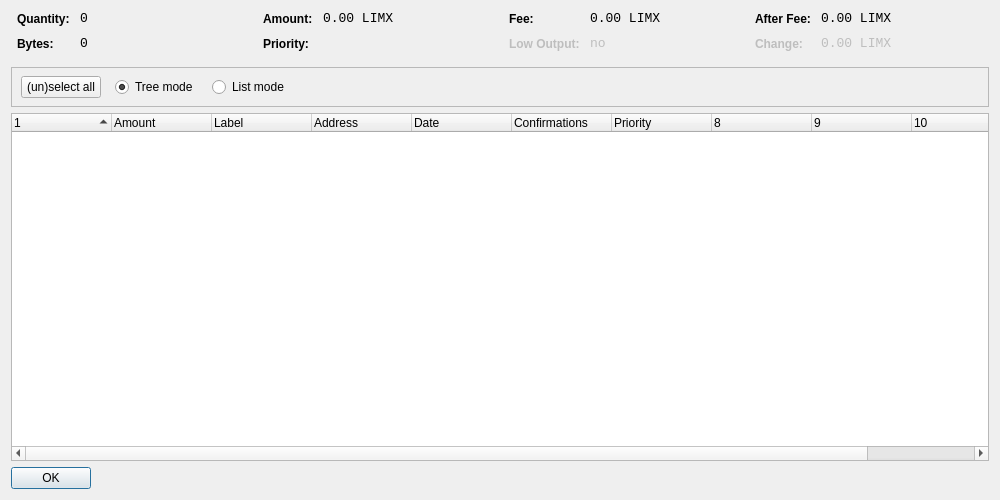
<?xml version="1.0" encoding="UTF-8"?>
<ui version="4.0">
 <class>CoinControlDialog</class>
 <widget class="QDialog" name="CoinControlDialog">
  <property name="geometry">
   <rect>
    <x>0</x>
    <y>0</y>
    <width>1000</width>
    <height>500</height>
   </rect>
  </property>
  <property name="windowTitle">
   <string>Coin Control</string>
  </property>
  <layout class="QVBoxLayout" name="verticalLayout">
   <item>
    <layout class="QHBoxLayout" name="horizontalLayoutTop" stretch="0,0,0,0">
     <property name="topMargin">
      <number>0</number>
     </property>
     <property name="bottomMargin">
      <number>10</number>
     </property>
     <item>
      <layout class="QFormLayout" name="formLayoutCoinControl1">
       <property name="horizontalSpacing">
        <number>10</number>
       </property>
       <property name="verticalSpacing">
        <number>10</number>
       </property>
       <property name="leftMargin">
        <number>6</number>
       </property>
       <property name="rightMargin">
        <number>6</number>
       </property>
       <item row="0" column="0">
        <widget class="QLabel" name="labelCoinControlQuantityText">
         <property name="styleSheet">
          <string notr="true">font-weight:bold;</string>
         </property>
         <property name="text">
          <string>Quantity:</string>
         </property>
        </widget>
       </item>
       <item row="0" column="1">
        <widget class="QLabel" name="labelCoinControlQuantity">
         <property name="font">
          <font>
           <family>Monospace</family>
           <pointsize>10</pointsize>
          </font>
         </property>
         <property name="cursor">
          <cursorShape>IBeamCursor</cursorShape>
         </property>
         <property name="contextMenuPolicy">
          <enum>Qt::ActionsContextMenu</enum>
         </property>
         <property name="text">
          <string notr="true">0</string>
         </property>
         <property name="textInteractionFlags">
          <set>Qt::LinksAccessibleByMouse|Qt::TextSelectableByKeyboard|Qt::TextSelectableByMouse</set>
         </property>
        </widget>
       </item>
       <item row="1" column="0">
        <widget class="QLabel" name="labelCoinControlBytesText">
         <property name="styleSheet">
          <string notr="true">font-weight:bold;</string>
         </property>
         <property name="text">
          <string>Bytes:</string>
         </property>
        </widget>
       </item>
       <item row="1" column="1">
        <widget class="QLabel" name="labelCoinControlBytes">
         <property name="font">
          <font>
           <family>Monospace</family>
           <pointsize>10</pointsize>
          </font>
         </property>
         <property name="cursor">
          <cursorShape>IBeamCursor</cursorShape>
         </property>
         <property name="contextMenuPolicy">
          <enum>Qt::ActionsContextMenu</enum>
         </property>
         <property name="text">
          <string notr="true">0</string>
         </property>
         <property name="textInteractionFlags">
          <set>Qt::LinksAccessibleByMouse|Qt::TextSelectableByKeyboard|Qt::TextSelectableByMouse</set>
         </property>
        </widget>
       </item>
      </layout>
     </item>
     <item>
      <layout class="QFormLayout" name="formLayoutCoinControl2">
       <property name="horizontalSpacing">
        <number>10</number>
       </property>
       <property name="verticalSpacing">
        <number>10</number>
       </property>
       <property name="leftMargin">
        <number>6</number>
       </property>
       <property name="rightMargin">
        <number>6</number>
       </property>
       <item row="0" column="0">
        <widget class="QLabel" name="labelCoinControlAmountText">
         <property name="styleSheet">
          <string notr="true">font-weight:bold;</string>
         </property>
         <property name="text">
          <string>Amount:</string>
         </property>
        </widget>
       </item>
       <item row="0" column="1">
        <widget class="QLabel" name="labelCoinControlAmount">
         <property name="font">
          <font>
           <family>Monospace</family>
           <pointsize>10</pointsize>
          </font>
         </property>
         <property name="cursor">
          <cursorShape>IBeamCursor</cursorShape>
         </property>
         <property name="contextMenuPolicy">
          <enum>Qt::ActionsContextMenu</enum>
         </property>
         <property name="text">
          <string notr="true">0.00 LIMX</string>
         </property>
         <property name="textInteractionFlags">
          <set>Qt::LinksAccessibleByMouse|Qt::TextSelectableByKeyboard|Qt::TextSelectableByMouse</set>
         </property>
        </widget>
       </item>
       <item row="1" column="0">
        <widget class="QLabel" name="labelCoinControlPriorityText">
         <property name="styleSheet">
          <string notr="true">font-weight:bold;</string>
         </property>
         <property name="text">
          <string>Priority:</string>
         </property>
        </widget>
       </item>
       <item row="1" column="1">
        <widget class="QLabel" name="labelCoinControlPriority">
         <property name="font">
          <font>
           <family>Monospace</family>
           <pointsize>10</pointsize>
          </font>
         </property>
         <property name="cursor">
          <cursorShape>IBeamCursor</cursorShape>
         </property>
         <property name="contextMenuPolicy">
          <enum>Qt::ActionsContextMenu</enum>
         </property>
         <property name="text">
          <string/>
         </property>
         <property name="textInteractionFlags">
          <set>Qt::LinksAccessibleByMouse|Qt::TextSelectableByKeyboard|Qt::TextSelectableByMouse</set>
         </property>
        </widget>
       </item>
      </layout>
     </item>
     <item>
      <layout class="QFormLayout" name="formLayoutCoinControl3">
       <property name="horizontalSpacing">
        <number>10</number>
       </property>
       <property name="verticalSpacing">
        <number>10</number>
       </property>
       <property name="leftMargin">
        <number>6</number>
       </property>
       <property name="rightMargin">
        <number>6</number>
       </property>
       <item row="0" column="0">
        <widget class="QLabel" name="labelCoinControlFeeText">
         <property name="styleSheet">
          <string notr="true">font-weight:bold;</string>
         </property>
         <property name="text">
          <string>Fee:</string>
         </property>
        </widget>
       </item>
       <item row="0" column="1">
        <widget class="QLabel" name="labelCoinControlFee">
         <property name="font">
          <font>
           <family>Monospace</family>
           <pointsize>10</pointsize>
          </font>
         </property>
         <property name="cursor">
          <cursorShape>IBeamCursor</cursorShape>
         </property>
         <property name="contextMenuPolicy">
          <enum>Qt::ActionsContextMenu</enum>
         </property>
         <property name="text">
          <string notr="true">0.00 LIMX</string>
         </property>
         <property name="textInteractionFlags">
          <set>Qt::LinksAccessibleByMouse|Qt::TextSelectableByKeyboard|Qt::TextSelectableByMouse</set>
         </property>
        </widget>
       </item>
       <item row="1" column="0">
        <widget class="QLabel" name="labelCoinControlLowOutputText">
         <property name="enabled">
          <bool>false</bool>
         </property>
         <property name="styleSheet">
          <string notr="true">font-weight:bold;</string>
         </property>
         <property name="text">
          <string>Low Output:</string>
         </property>
        </widget>
       </item>
       <item row="1" column="1">
        <widget class="QLabel" name="labelCoinControlLowOutput">
         <property name="enabled">
          <bool>false</bool>
         </property>
         <property name="font">
          <font>
           <family>Monospace</family>
           <pointsize>10</pointsize>
          </font>
         </property>
         <property name="cursor">
          <cursorShape>IBeamCursor</cursorShape>
         </property>
         <property name="contextMenuPolicy">
          <enum>Qt::ActionsContextMenu</enum>
         </property>
         <property name="text">
          <string notr="true">no</string>
         </property>
         <property name="textInteractionFlags">
          <set>Qt::LinksAccessibleByMouse|Qt::TextSelectableByKeyboard|Qt::TextSelectableByMouse</set>
         </property>
        </widget>
       </item>
      </layout>
     </item>
     <item>
      <layout class="QFormLayout" name="formLayoutCoinControl4">
       <property name="horizontalSpacing">
        <number>10</number>
       </property>
       <property name="verticalSpacing">
        <number>10</number>
       </property>
       <property name="leftMargin">
        <number>6</number>
       </property>
       <property name="rightMargin">
        <number>6</number>
       </property>
       <item row="0" column="0">
        <widget class="QLabel" name="labelCoinControlAfterFeeText">
         <property name="styleSheet">
          <string notr="true">font-weight:bold;</string>
         </property>
         <property name="text">
          <string>After Fee:</string>
         </property>
        </widget>
       </item>
       <item row="0" column="1">
        <widget class="QLabel" name="labelCoinControlAfterFee">
         <property name="font">
          <font>
           <family>Monospace</family>
           <pointsize>10</pointsize>
          </font>
         </property>
         <property name="cursor">
          <cursorShape>IBeamCursor</cursorShape>
         </property>
         <property name="contextMenuPolicy">
          <enum>Qt::ActionsContextMenu</enum>
         </property>
         <property name="text">
          <string notr="true">0.00 LIMX</string>
         </property>
         <property name="textInteractionFlags">
          <set>Qt::LinksAccessibleByMouse|Qt::TextSelectableByKeyboard|Qt::TextSelectableByMouse</set>
         </property>
        </widget>
       </item>
       <item row="1" column="0">
        <widget class="QLabel" name="labelCoinControlChangeText">
         <property name="enabled">
          <bool>false</bool>
         </property>
         <property name="styleSheet">
          <string notr="true">font-weight:bold;</string>
         </property>
         <property name="text">
          <string>Change:</string>
         </property>
        </widget>
       </item>
       <item row="1" column="1">
        <widget class="QLabel" name="labelCoinControlChange">
         <property name="enabled">
          <bool>false</bool>
         </property>
         <property name="font">
          <font>
           <family>Monospace</family>
           <pointsize>10</pointsize>
          </font>
         </property>
         <property name="cursor">
          <cursorShape>IBeamCursor</cursorShape>
         </property>
         <property name="contextMenuPolicy">
          <enum>Qt::ActionsContextMenu</enum>
         </property>
         <property name="text">
          <string notr="true">0.00 LIMX</string>
         </property>
         <property name="textInteractionFlags">
          <set>Qt::LinksAccessibleByMouse|Qt::TextSelectableByKeyboard|Qt::TextSelectableByMouse</set>
         </property>
        </widget>
       </item>
      </layout>
     </item>
    </layout>
   </item>
   <item>
    <widget class="QFrame" name="frame">
     <property name="minimumSize">
      <size>
       <width>0</width>
       <height>40</height>
      </size>
     </property>
     <property name="frameShape">
      <enum>QFrame::StyledPanel</enum>
     </property>
     <property name="frameShadow">
      <enum>QFrame::Sunken</enum>
     </property>
     <widget class="QWidget" name="horizontalLayoutWidget">
      <property name="geometry">
       <rect>
        <x>10</x>
        <y>0</y>
        <width>781</width>
        <height>41</height>
       </rect>
      </property>
      <layout class="QHBoxLayout" name="horizontalLayoutPanel" stretch="0,0,0,0,0">
       <property name="spacing">
        <number>14</number>
       </property>
       <item>
        <widget class="QPushButton" name="pushButtonSelectAll">
         <property name="sizePolicy">
          <sizepolicy hsizetype="Maximum" vsizetype="Fixed">
           <horstretch>0</horstretch>
           <verstretch>0</verstretch>
          </sizepolicy>
         </property>
         <property name="text">
          <string>(un)select all</string>
         </property>
        </widget>
       </item>
       <item>
        <widget class="QRadioButton" name="radioTreeMode">
         <property name="sizePolicy">
          <sizepolicy hsizetype="Maximum" vsizetype="Fixed">
           <horstretch>0</horstretch>
           <verstretch>0</verstretch>
          </sizepolicy>
         </property>
         <property name="text">
          <string>Tree mode</string>
         </property>
         <property name="checked">
          <bool>true</bool>
         </property>
        </widget>
       </item>
       <item>
        <widget class="QRadioButton" name="radioListMode">
         <property name="sizePolicy">
          <sizepolicy hsizetype="Maximum" vsizetype="Fixed">
           <horstretch>0</horstretch>
           <verstretch>0</verstretch>
          </sizepolicy>
         </property>
         <property name="text">
          <string>List mode</string>
         </property>
        </widget>
       </item>
       <item>
        <spacer name="horizontalSpacer">
         <property name="orientation">
          <enum>Qt::Horizontal</enum>
         </property>
         <property name="sizeHint" stdset="0">
          <size>
           <width>40</width>
           <height>20</height>
          </size>
         </property>
        </spacer>
       </item>
      </layout>
     </widget>
    </widget>
   </item>
   <item>
    <widget class="CoinControlTreeWidget" name="treeWidget">
     <property name="contextMenuPolicy">
      <enum>Qt::CustomContextMenu</enum>
     </property>
     <property name="sortingEnabled">
      <bool>false</bool>
     </property>
     <property name="columnCount">
      <number>11</number>
     </property>
     <attribute name="headerShowSortIndicator" stdset="0">
      <bool>true</bool>
     </attribute>
     <attribute name="headerStretchLastSection">
      <bool>false</bool>
     </attribute>
     <column>
      <property name="text">
       <string/>
      </property>
     </column>
     <column>
      <property name="text">
       <string>Amount</string>
      </property>
     </column>
     <column>
      <property name="text">
       <string>Label</string>
      </property>
     </column>
     <column>
      <property name="text">
       <string>Address</string>
      </property>
     </column>
     <column>
      <property name="text">
       <string>Date</string>
      </property>
     </column>
     <column>
      <property name="text">
       <string>Confirmations</string>
      </property>
      <property name="toolTip">
       <string>Confirmed</string>
      </property>
     </column>
     <column>
      <property name="text">
       <string>Priority</string>
      </property>
     </column>
     <column>
      <property name="text">
       <string/>
      </property>
     </column>
     <column>
      <property name="text">
       <string/>
      </property>
     </column>
     <column>
      <property name="text">
       <string/>
      </property>
     </column>
     <column>
      <property name="text">
       <string/>
      </property>
     </column>
    </widget>
   </item>
   <item>
    <widget class="QDialogButtonBox" name="buttonBox">
     <property name="sizePolicy">
      <sizepolicy hsizetype="Maximum" vsizetype="Fixed">
       <horstretch>0</horstretch>
       <verstretch>0</verstretch>
      </sizepolicy>
     </property>
     <property name="orientation">
      <enum>Qt::Horizontal</enum>
     </property>
     <property name="standardButtons">
      <set>QDialogButtonBox::Ok</set>
     </property>
    </widget>
   </item>
  </layout>
 </widget>
 <customwidgets>
  <customwidget>
   <class>CoinControlTreeWidget</class>
   <extends>QTreeWidget</extends>
   <header>coincontroltreewidget.h</header>
  </customwidget>
 </customwidgets>
 <resources/>
 <connections/>
</ui>
